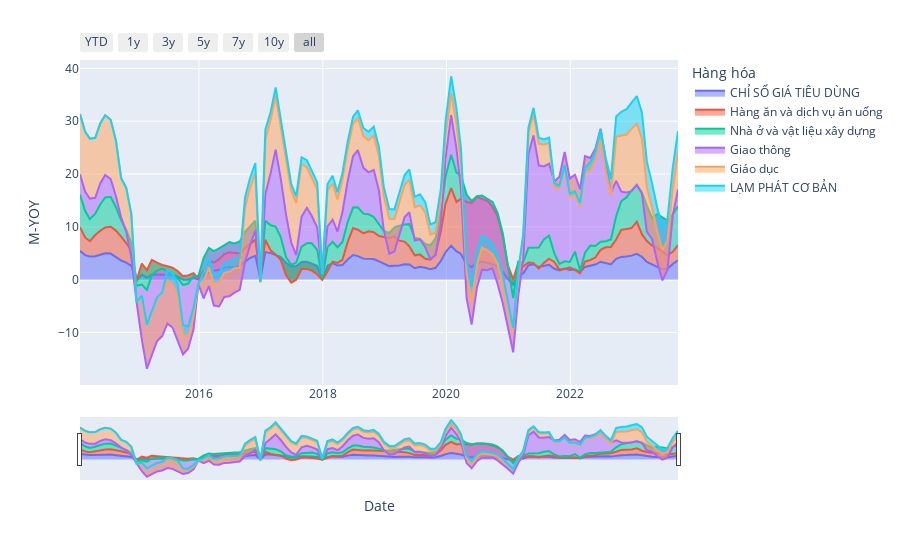

Notebook code cell kept with this figure:
### Code cell
import pandas as pd
import plotly.express as px
import plotly.graph_objects as go

df_show = dfs_cpi[
    (dfs_cpi["Hàng hóa"] == "CHỈ SỐ GIÁ TIÊU DÙNG")
    | (dfs_cpi["Hàng hóa"] == "Hàng ăn và dịch vụ ăn uống")
    | (dfs_cpi["Hàng hóa"] == "Nhà ở và vật liệu xây dựng")
    | (dfs_cpi["Hàng hóa"] == "Giao thông")
    | (dfs_cpi["Hàng hóa"] == "Giáo dục")
    | (dfs_cpi["Hàng hóa"] == "LẠM PHÁT CƠ BẢN")
]

fig = px.area(df_show, x="Date", y="M-YOY", color="Hàng hóa")

fig.update_xaxes(
    rangeslider_visible=True,
    rangeselector=dict(
        buttons=[
            dict(count=1, label="YTD", step="year", stepmode="todate"),
            dict(count=1, label="1y", step="year", stepmode="backward"),
            dict(count=3, label="3y", step="year", stepmode="backward"),
            dict(count=5, label="5y", step="year", stepmode="backward"),
            dict(count=7, label="7y", step="year", stepmode="backward"),
            dict(count=10, label="10y", step="year", stepmode="backward"),
            dict(step="all"),
        ]
    ),
)

fig.show()
